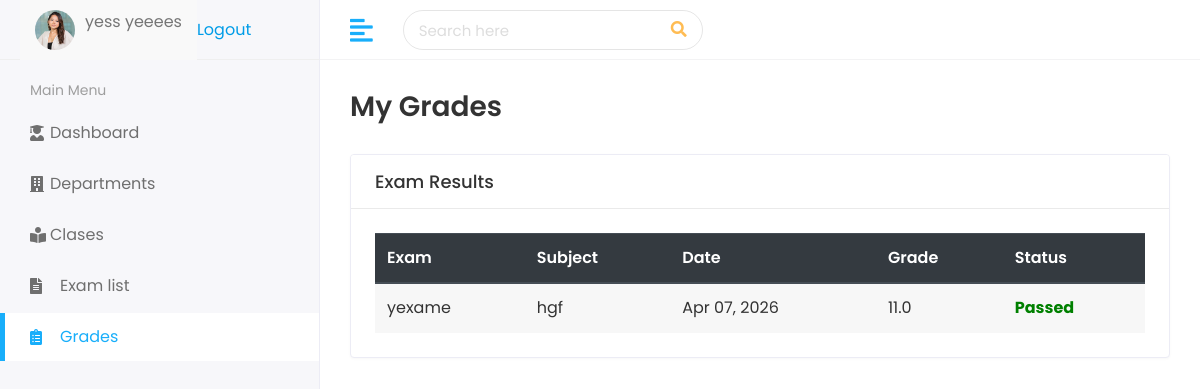
Screenshot of /student/grades/ (signed in) with the database file from the repository.
### student/models.py (models this page shows, shortened)
class Student(models.Model):
    user = models.OneToOneField(CustomUser, on_delete=models.CASCADE)
    first_name = models.CharField(max_length=100)
    last_name = models.CharField(max_length=100)
    student_id = models.CharField(max_length=20)
    gender = models.CharField(max_length=10,
        choices=[('Male', 'Male'), ('Female', 'Female')])
    date_of_birth = models.DateField()
    student_class = models.ManyToManyField(Subject)
    joining_date = models.DateField()
    mobile_number = models.CharField(max_length=15)
    admission_number = models.CharField(max_length=20)
    section = models.CharField(max_length=10)
    student_image = models.ImageField(upload_to='students/', blank=True)
    parent = models.OneToOneField(Parent, on_delete=models.CASCADE)

class ExamResult(models.Model):
    STATUS_CHOICES = [
        ('pending', 'Pending'),
        ('passed', 'Passed'),
        ('failed', 'Failed'),
    ]
    student = models.ForeignKey(
        'Student',
        on_delete=models.CASCADE,
        related_name='exam_results'
    )
    exam = models.ForeignKey(
        'Exam',
        on_delete=models.CASCADE,
        related_name='results'
    )
    status = models.CharField(
        max_length=10,
        choices=STATUS_CHOICES,
        default='pending'
    )
    grade = models.FloatField(
        null=True,
        blank=True,
        help_text="Grade in percentage or marks"
    )
    class Meta:
        unique_together = ['student', 'exam']  # Prevent duplicate result for same student & exam

class Exam(models.Model):
    subject = models.ForeignKey(
        Subject,
        on_delete=models.CASCADE)
    title = models.CharField(max_length=100 )
    exam_type = models.CharField(max_length=10,choices=[('Midterm', 'Midterm'), ('Final', 'Final'),('quiz', 'quiz')],
        default='quiz')
    exam_date = models.DateTimeField()
    duration = models.DurationField(help_text="exam duration")
    total_marks = models.PositiveIntegerField(default=20)

### subject/models.py (models this page shows, shortened)
class Subject(models.Model):
    name        = models.CharField(max_length=100)
    description = models.TextField(blank=True)
    code        = models.CharField(max_length=20, unique=True)
    description = models.TextField(blank=True)
    department  = models.ForeignKey(
                    Department,
                    on_delete=models.CASCADE,
                    related_name='subjects')
    Teacher  = models.ForeignKey(
                    Teacher,
                    on_delete=models.CASCADE,
                    related_name='subjects',
                    null=True
                    )
    created_at  = models.DateTimeField(auto_now_add=True)

### student/views.py (the view)
# urls.py: path('grades/', views.grades_ve, name='grades_ur'),
def grades_ve(request):
  user=request.user
  student = Student.objects.get(user=request.user)
  exam_results = student.exam_results.select_related('exam', 'exam__subject')
  context = {'student': student,
        'exam_results': exam_results}
  return render(request,'students/grades.html',context)

### templates/students/grades.html (shortened to what this page needs)
{% load static %}
<!DOCTYPE html>
<html lang="en">
   <head>
      <link rel="stylesheet" href="{%static 'assets/plugins/bootstrap/css/bootstrap.min.css' %}">
      <link rel="stylesheet" href="{%static 'assets/plugins/fontawesome/css/fontawesome.min.css' %}">
      <link rel="stylesheet" href="{%static 'assets/plugins/fontawesome/css/all.min.css' %}">
      <link rel="stylesheet" href="{%static 'assets/css/style.css' %}">
    </head>
   <body>
      <div class="main-wrapper">
         <div class="header">
            <div class="header-left">
                <div class="user-header">
                   <div class="avatar avatar-sm">
                      <img src="{% static 'assets/img/profiles/avatar-01.jpg' %}" alt="User Image" class="avatar-img rounded-circle">
                   </div>
                   <div class="user-text">
                      <p class="text-muted mb-0">{{ student.first_name }} {{ student.last_name }}</p>
                   </div>
                </div>
                <div class="submenu">
                   <a href="{% url 'logout' %}">Logout</a>
                </div>
             </div>
            <a href="javascript:void(0);" id="toggle_btn">
            <i class="fas fa-align-left"></i>
            </a>
            <div class="top-nav-search">
               <form>
                  <input type="text" class="form-control" placeholder="Search here">
                  <button class="btn" type="submit"><i class="fas fa-search"></i></button>
               </form>
            </div>
            <ul class="nav user-menu">
               <li class="nav-item dropdown noti-dropdown">
                  <a href="#" class="dropdown-toggle nav-link" data-toggle="dropdown">
                  </a>
               </li>
            </ul>
         </div>
         <div class="sidebar" id="sidebar">
            <div class="sidebar-inner slimscroll">
               <div id="sidebar-menu" class="sidebar-menu">
                  <ul>
                     <li class="menu-title">
                        <span>Main Menu</span>
                     </li>
                     <li >
                        <a href="{% url 'student_dashboard'%}">
                           <i class="fas fa-user-graduate"></i> Dashboard
                        </a>
                     </li>
                     <li >
                        <a href="{% url 'departmentsur'%}">
                           <i class="fas fa-building"></i> Departments
                        </a>
                     </li>
                     <li >
                        <a href="{% url 'Courses_ur'%}">
                           <i class="fas fa-book-reader"></i> Clases
                        </a>
                     </li>
                     <li>
                        <a href="{% url 'Exam_ur'%}"><i class="fas fa-file-alt"></i> <span>Exam list</span></a>
                     </li>
                     <li class="submenu active">
                        <a href="{% url 'grades_ur'%}"><i class="fas fa-clipboard-list"></i> <span>Grades</span></a>
                     </li>
                  </ul>
               </div>
            </div>
         </div>
    <div class="page-wrapper">
        <div class="content container-fluid">
            <div class="page-header">
                <h3 class="page-title">My Grades</h3>
            </div>
            <div class="card">
                <div class="card-header">
                    <h5 class="card-title">Exam Results</h5>
                </div>
                <div class="card-body">
                    <div class="table-responsive">
                        <table class="table table-hover table-striped">
                            <thead class="thead-dark">
                                <tr>
                                    <th>Exam</th>
                                    <th>Subject</th>
                                    <th>Date</th>
                                    <th>Grade</th>
                                    <th>Status</th>
                                </tr>
                            </thead>
                            <tbody>
                                {% for result in exam_results %}
                                <tr>
                                    <td>{{ result.exam.title }}</td>
                                    <td>{{ result.exam.subject.name }}</td>
                                    <td>{{ result.exam.exam_date|date:"M d, Y" }}</td>
                                    <td>
                                        {% if result.grade %}
                                            {{ result.grade }}
                                        {% else %}
                                            -
                                        {% endif %}
                                    </td>
                                    <td>
                                        {% if result.status == 'passed' %}
                                            <span class="status-pass">Passed</span>
                                        {% elif result.status == 'failed' %}
                                            <span class="status-fail">Failed</span>
                                        {% else %}
                                            <span class="status-pending">Pending</span>
                                        {% endif %}
                                    </td>
                                </tr>
                                {% empty %}
                                <tr>
                                    <td colspan="5" class="text-center">
                                        No results available
                                    </td>
                                </tr>
                                {% endfor %}
                            </tbody>
                        </table>
                    </div>
                </div>
            </div>
        </div>
    </div>
</div>
</body>
</html>

### templates/students/grades.html (style rules this page uses)
.header-left { min-width: 250px; }
.status-pass { color: green; font-weight: bold; }

### rows the page displays
Student: first_name "yess", last_name "yeeees"
ExamResult: exam "yexame", exam.subject.name "hgf", exam.exam_date "Apr 07, 2026", grade "11.0", status "Passed"
